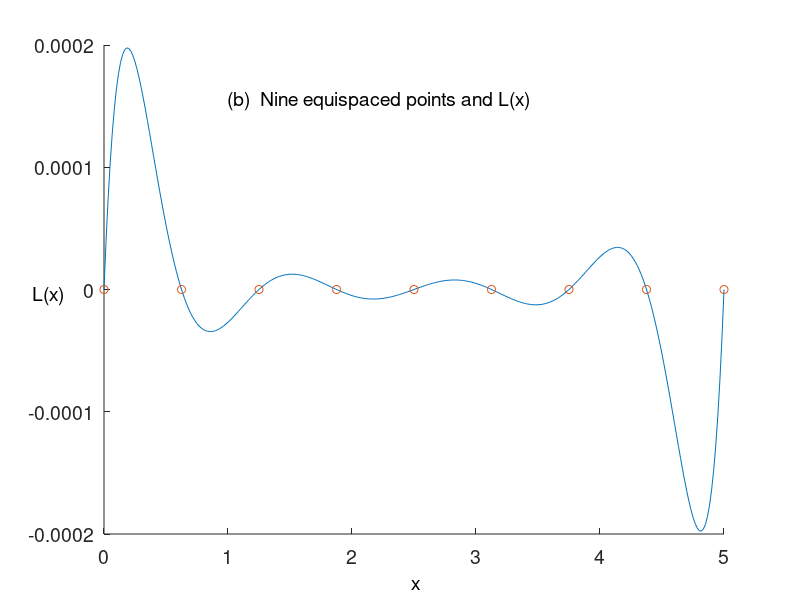

Write the MATLAB code that produced this figure.
% f4_9b
% Copyright S. Nakamura, 1995
set(gcf, 'NumberTitle','off','Name', 'Figure 4.9b')

clear, clf
%subplot(221)
k=9;
i = 1:k;
dx=5/8;
xp = 0:dx:5 ;
yp = zeros(size(xp));
xi=xp; yi = yp;
hold on
xmax=5;  h = xmax/300;
x=0:h:xmax;
y=ones(size(x));
for k=1:9
y = y.*( x-xi(k))/k;
end
plot(x,y, xi,zeros(size(xi)),'o')
%fprintf('title')
%[xi,yi]=ginput(1)
text(1, 1.5425e-04,'(b)  Nine equispaced points and L(x)',...
                           'FontSize',[14])
%fprintf('title')
%[xi,yi]=ginput(1)
text(2.482,-2.4106e-04,'x','FontSize',[14])
%fprintf('y')
%[xi,yi]=ginput(1)
text(-0.5788,-5.2786e-06,'L(x)','FontSize',[14])
set(gca, 'FontSize',[14])
